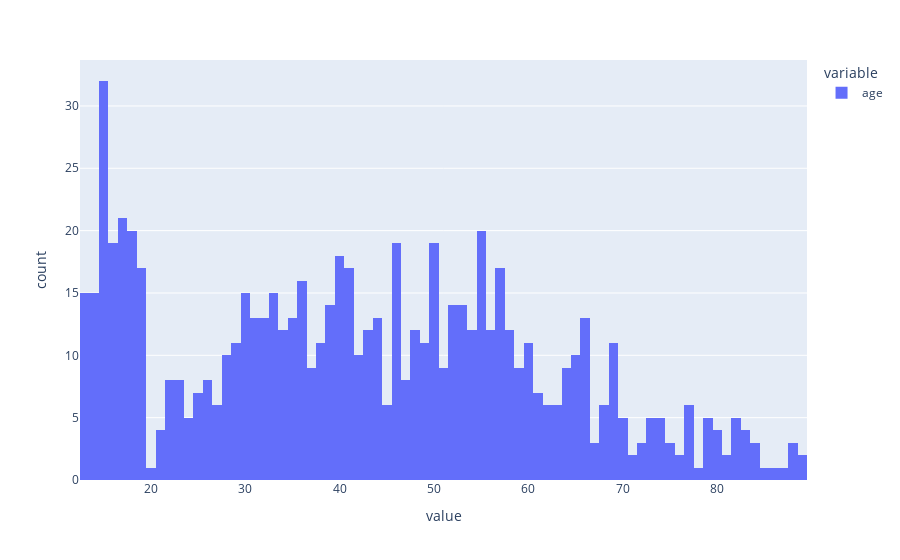

Notebook code for this chart:
### Code cell
px.histogram(customers['age'], nbins=77)

### Figure 1 — Plotly figure (JSON) as saved in the notebook; plotly's stock layout.template omitted (floating-point values rounded to 4 significant figures; data arrays with more than 128 entries replaced by an {"elided": "..."} marker saying what was removed)
{"data": [{"alignmentgroup": "True", "bingroup": "x", "hovertemplate": "variable=age<br>value=%{x}<br>count=%{y}<extra></extra>", "legendgroup": "age", "marker": {"color": "#636efa", "pattern": {"shape": ""}}, "name": "age", "nbinsx": 77, "offsetgroup": "age", "orientation": "v", "showlegend": true, "type": "histogram", "x": {"elided": "747 int values"}, "xaxis": "x", "yaxis": "y"}], "layout": {"autosize": true, "barmode": "relative", "legend": {"title": {"text": "variable"}, "tracegroupgap": 0}, "margin": {"t": 60}, "xaxis": {"anchor": "y", "autorange": true, "domain": [0, 1], "range": [12.5, 89.5], "title": {"text": "value"}, "type": "linear"}, "yaxis": {"anchor": "x", "autorange": true, "domain": [0, 1], "range": [0, 33.68], "title": {"text": "count"}}}}
